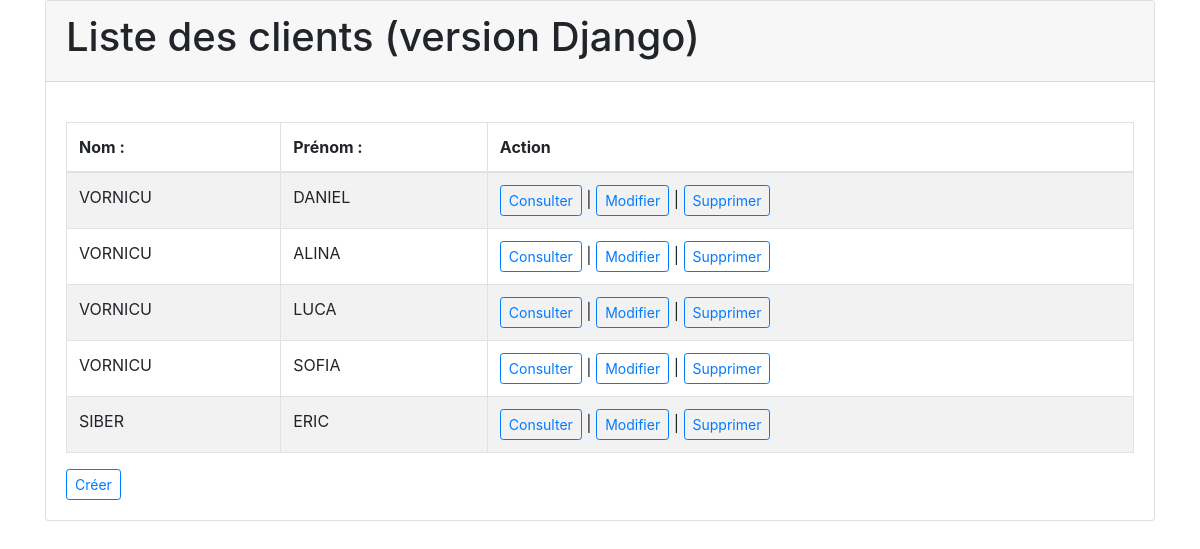
/client/, run on the app's committed database.
### clients/models.py (models this page shows, shortened)
class Client(models.Model):
    id = models.IntegerField(primary_key=True)
    prenom = models.CharField(max_length=255)
    nom = models.CharField(max_length=255)
    adresse  = models.ForeignKey(Adresse, on_delete=models.CASCADE, blank=True, null=True)

### clients/views.py (the view)
# urls.py: path('client/', views.index, name="index"),
def index(request):
    return render(request, "clients/client_liste.html",
            {"clients": Client.objects.all(),
             "msg": msg,
            })

### clients/templates/clients/client_liste.html (shortened to what this page needs)
{% extends "base.html" %}
{% block content %}
<div class='card'>
    <div class='card-header'>
      <div class="row">
          <div class="col-md-8">
              <h1>{{ msg.liste.clients.django.titre}}</h1>
          </div>
      </div>
    </div>
    <div class='card-body'>
      <div class='table-responsive'>
        <table class="table table-bordered table-striped">
          <thead>
            <tr>
              <th>{{ msg.fiche.client.nom}}</th>
              <th>{{ msg.fiche.client.prenom}}</th>
              <th>{{ msg.liste.actions.titre}}</th>
            </tr>
          </thead>
          <tbody>
            {% for client in clients %}
              <tr>
                      <td>{{ client.nom }}</td>
                      <td>{{ client.prenom }}</td>
                      <td>
                          <button class="btn btn-outline-primary btn-sm" title="{{ msg.liste.actions.consulterTitle}}">
                            <a href="{% url 'show' client.id %}">{{ msg.liste.actions.consulter}}</a>
                          </button> |
                          <button class="btn btn-outline-primary btn-sm" title="{{ msg.liste.actions.modifierTitle}}">
                            <a href="{% url 'edit' client.id %}">{{ msg.liste.actions.modifier}} </a>
                          </button> |
                          <button class="btn btn-outline-primary btn-sm" title="{{ msg.liste.actions.supprimerTitle}}">
                            <a  href="{% url 'delete' client.id %}">{{ msg.liste.actions.supprimer}}</a>
                          </button>
                      </td>
                </tr>
              {% endfor %}
          </tbody>
        </table>
      </div>
      <div class="panel">
          <button id='create_bouton'
                  class="btn btn btn-outline-primary btn-sm" title="{{ msg.fiche.boutons.creerTitle}}">
            <a href="{% url 'create' %}">{{ msg.fiche.boutons.creer}}</a>
          </button>
      </div>
    </div>
</div>
{% endblock %}

### clients/templates/base.html (shortened to what this page needs)
{% load static %}
<!DOCTYPE html>
<html lang="en">
<head>
    <link rel="stylesheet" href="{% static 'clients/bootstrap.min.css' %}">
    <link rel="stylesheet" href="{% static 'clients/styles.css' %}">
</head>
<body>
    <section class="section">
      <div class="container">
        {% block content %}
        {% endblock %}
      </div>
    </section>
</body>
</html>

### clients/static/clients/styles.css (style rules this page uses)
.table { margin-top: 20px }

### data on the page
Client: nom "VORNICU", prenom "DANIEL", liste.actions.consulter "Consulter", liste.actions.modifier "Modifier", liste.actions.supprimer "Supprimer"
Client: nom "VORNICU", prenom "ALINA", liste.actions.consulter "Consulter", liste.actions.modifier "Modifier", liste.actions.supprimer "Supprimer"
Client: nom "VORNICU", prenom "LUCA", liste.actions.consulter "Consulter", liste.actions.modifier "Modifier", liste.actions.supprimer "Supprimer"
Client: nom "VORNICU", prenom "SOFIA", liste.actions.consulter "Consulter", liste.actions.modifier "Modifier", liste.actions.supprimer "Supprimer"
Client: nom "SIBER", prenom "ERIC", liste.actions.consulter "Consulter", liste.actions.modifier "Modifier", liste.actions.supprimer "Supprimer"

### other printed values
{{ msg.liste.clients.django.titre }} "Liste des clients (version Django)"
{{ msg.fiche.client.nom }} "Nom :"
{{ msg.fiche.client.prenom }} "Prénom :"
{{ msg.liste.actions.titre }} "Action"
{{ msg.fiche.boutons.creer }} "Créer"
